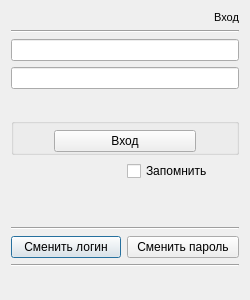
<?xml version="1.0" encoding="UTF-8"?>
<ui version="4.0">
 <class>login_dialog</class>
 <widget class="QDialog" name="login_dialog">
  <property name="geometry">
   <rect>
    <x>0</x>
    <y>0</y>
    <width>250</width>
    <height>300</height>
   </rect>
  </property>
  <property name="sizePolicy">
   <sizepolicy hsizetype="Fixed" vsizetype="Fixed">
    <horstretch>0</horstretch>
    <verstretch>0</verstretch>
   </sizepolicy>
  </property>
  <property name="minimumSize">
   <size>
    <width>250</width>
    <height>300</height>
   </size>
  </property>
  <property name="maximumSize">
   <size>
    <width>250</width>
    <height>300</height>
   </size>
  </property>
  <property name="windowTitle">
   <string>peMI</string>
  </property>
  <property name="windowIcon">
   <iconset>
    <normaloff>C:/Windows/System32/@AppHelpToast.png</normaloff>C:/Windows/System32/@AppHelpToast.png</iconset>
  </property>
  <layout class="QGridLayout" name="gridLayout">
   <item row="2" column="0" colspan="2">
    <widget class="QLineEdit" name="input_login">
     <property name="sizePolicy">
      <sizepolicy hsizetype="Minimum" vsizetype="Fixed">
       <horstretch>0</horstretch>
       <verstretch>0</verstretch>
      </sizepolicy>
     </property>
     <property name="toolTip">
      <string>&lt;html&gt;&lt;head/&gt;&lt;body&gt;&lt;p&gt;&lt;br/&gt;&lt;/p&gt;&lt;/body&gt;&lt;/html&gt;</string>
     </property>
     <property name="styleSheet">
      <string notr="true"/>
     </property>
     <property name="text">
      <string/>
     </property>
     <property name="maxLength">
      <number>100</number>
     </property>
     <property name="alignment">
      <set>Qt::AlignCenter</set>
     </property>
    </widget>
   </item>
   <item row="6" column="1">
    <widget class="QCheckBox" name="check_save_loginpwd">
     <property name="sizePolicy">
      <sizepolicy hsizetype="Expanding" vsizetype="Fixed">
       <horstretch>0</horstretch>
       <verstretch>0</verstretch>
      </sizepolicy>
     </property>
     <property name="text">
      <string>Запомнить</string>
     </property>
     <property name="tristate">
      <bool>false</bool>
     </property>
    </widget>
   </item>
   <item row="4" column="0" colspan="2">
    <widget class="QLabel" name="error_loginpwd">
     <property name="sizePolicy">
      <sizepolicy hsizetype="Minimum" vsizetype="Minimum">
       <horstretch>0</horstretch>
       <verstretch>0</verstretch>
      </sizepolicy>
     </property>
     <property name="layoutDirection">
      <enum>Qt::LeftToRight</enum>
     </property>
     <property name="text">
      <string/>
     </property>
     <property name="alignment">
      <set>Qt::AlignCenter</set>
     </property>
    </widget>
   </item>
   <item row="9" column="0">
    <widget class="QPushButton" name="newlogin_button">
     <property name="text">
      <string>Сменить логин</string>
     </property>
    </widget>
   </item>
   <item row="0" column="1">
    <widget class="QLabel" name="name_menu">
     <property name="sizePolicy">
      <sizepolicy hsizetype="Preferred" vsizetype="Fixed">
       <horstretch>0</horstretch>
       <verstretch>0</verstretch>
      </sizepolicy>
     </property>
     <property name="font">
      <font>
       <family>MS Shell Dlg 2</family>
       <pointsize>8</pointsize>
       <weight>9</weight>
       <italic>false</italic>
       <bold>false</bold>
      </font>
     </property>
     <property name="focusPolicy">
      <enum>Qt::NoFocus</enum>
     </property>
     <property name="layoutDirection">
      <enum>Qt::LeftToRight</enum>
     </property>
     <property name="autoFillBackground">
      <bool>false</bool>
     </property>
     <property name="styleSheet">
      <string notr="true">font: 75 8pt &quot;MS Shell Dlg 2&quot;;</string>
     </property>
     <property name="text">
      <string>Вход</string>
     </property>
     <property name="textFormat">
      <enum>Qt::AutoText</enum>
     </property>
     <property name="alignment">
      <set>Qt::AlignRight|Qt::AlignTrailing|Qt::AlignVCenter</set>
     </property>
    </widget>
   </item>
   <item row="9" column="1">
    <widget class="QPushButton" name="newpwd_button">
     <property name="text">
      <string>Сменить пароль</string>
     </property>
    </widget>
   </item>
   <item row="7" column="0" colspan="2">
    <spacer name="verticalSpacer">
     <property name="orientation">
      <enum>Qt::Vertical</enum>
     </property>
     <property name="sizeType">
      <enum>QSizePolicy::Fixed</enum>
     </property>
     <property name="sizeHint" stdset="0">
      <size>
       <width>229</width>
       <height>40</height>
      </size>
     </property>
    </spacer>
   </item>
   <item row="8" column="0" colspan="2">
    <widget class="Line" name="line_2">
     <property name="orientation">
      <enum>Qt::Horizontal</enum>
     </property>
    </widget>
   </item>
   <item row="1" column="0" colspan="2">
    <widget class="Line" name="line">
     <property name="orientation">
      <enum>Qt::Horizontal</enum>
     </property>
    </widget>
   </item>
   <item row="3" column="0" colspan="2">
    <widget class="QLineEdit" name="input_pwd">
     <property name="styleSheet">
      <string notr="true"/>
     </property>
     <property name="text">
      <string/>
     </property>
     <property name="maxLength">
      <number>100</number>
     </property>
     <property name="echoMode">
      <enum>QLineEdit::Password</enum>
     </property>
     <property name="alignment">
      <set>Qt::AlignCenter</set>
     </property>
    </widget>
   </item>
   <item row="6" column="0">
    <spacer name="horizontalSpacer">
     <property name="orientation">
      <enum>Qt::Horizontal</enum>
     </property>
     <property name="sizeType">
      <enum>QSizePolicy::Minimum</enum>
     </property>
     <property name="sizeHint" stdset="0">
      <size>
       <width>110</width>
       <height>20</height>
      </size>
     </property>
    </spacer>
   </item>
   <item row="5" column="0" colspan="2">
    <widget class="QGroupBox" name="groupBox">
     <property name="sizePolicy">
      <sizepolicy hsizetype="Preferred" vsizetype="Fixed">
       <horstretch>0</horstretch>
       <verstretch>0</verstretch>
      </sizepolicy>
     </property>
     <property name="title">
      <string/>
     </property>
     <property name="flat">
      <bool>true</bool>
     </property>
     <layout class="QGridLayout" name="gridLayout_3">
      <property name="leftMargin">
       <number>0</number>
      </property>
      <property name="topMargin">
       <number>6</number>
      </property>
      <property name="rightMargin">
       <number>0</number>
      </property>
      <property name="bottomMargin">
       <number>0</number>
      </property>
      <property name="horizontalSpacing">
       <number>0</number>
      </property>
      <property name="verticalSpacing">
       <number>6</number>
      </property>
      <item row="0" column="2">
       <spacer name="horizontalSpacer_3">
        <property name="orientation">
         <enum>Qt::Horizontal</enum>
        </property>
        <property name="sizeHint" stdset="0">
         <size>
          <width>40</width>
          <height>20</height>
         </size>
        </property>
       </spacer>
      </item>
      <item row="0" column="1">
       <widget class="QPushButton" name="login_button">
        <property name="sizePolicy">
         <sizepolicy hsizetype="Minimum" vsizetype="Fixed">
          <horstretch>100</horstretch>
          <verstretch>100</verstretch>
         </sizepolicy>
        </property>
        <property name="text">
         <string>Вход</string>
        </property>
       </widget>
      </item>
      <item row="0" column="0">
       <spacer name="horizontalSpacer_2">
        <property name="orientation">
         <enum>Qt::Horizontal</enum>
        </property>
        <property name="sizeHint" stdset="0">
         <size>
          <width>40</width>
          <height>20</height>
         </size>
        </property>
       </spacer>
      </item>
     </layout>
    </widget>
   </item>
   <item row="10" column="0" colspan="2">
    <widget class="Line" name="line_3">
     <property name="orientation">
      <enum>Qt::Horizontal</enum>
     </property>
    </widget>
   </item>
   <item row="11" column="0" colspan="2">
    <widget class="QLabel" name="label_log">
     <property name="text">
      <string/>
     </property>
    </widget>
   </item>
  </layout>
 </widget>
 <resources/>
 <connections/>
</ui>
